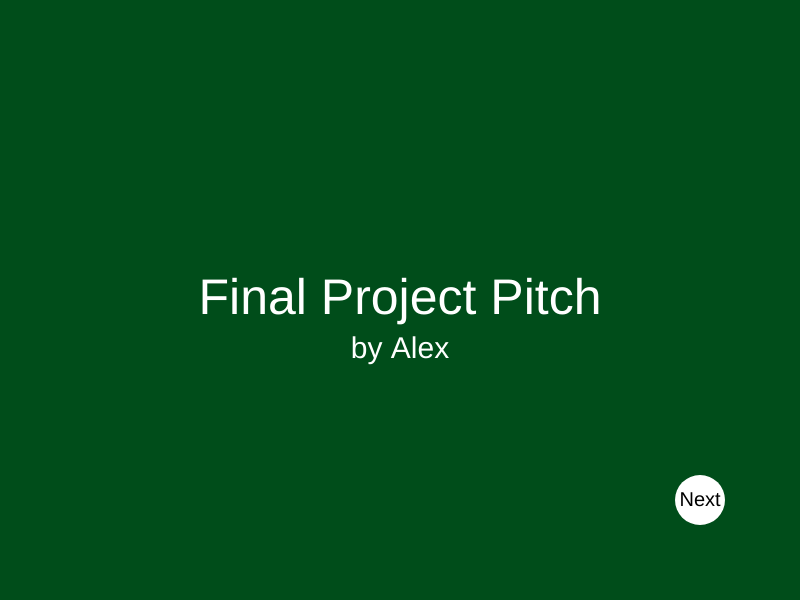
Frame 1 (no input)
Frame 60 (no input): identical to frame 1, image omitted
Frame 120 (the mouse pressed at the canvas centre since frame 60): identical to frame 1, image omitted

The p5.js sketch that drew this single still picture (run headless with seeded random() and noise() and a simulated clock; from frame 60 on, the mouse is pressed at the canvas centre):

// p5.js sketch
// ── sketch.js
/*
    final project presentation
    11.19.2019
    
    sensor
    interaction
    theme
*/

var slideNumber = 0;
var totalSlides = 4;

var nextBtnX = 700;
var nextBtnY = 500;
var nextBtnSize = 50;

var prevBtnX = 100;
var prevBtnY = 500;
var prevBtnW = 100;
var prevBtnH = 50;


function setup() {
    createCanvas(800, 600);
}

function draw() {
    background("#004d1a");
 
    if (slideNumber == 0) {
        // content for slide number 0
        fill(255);
        textSize(50);
        textAlign(CENTER, CENTER);
        text("Final Project Pitch", width/2, height/2);
        
        textSize(30);
        text("by Alex", width/2, height/2 + 50);
        
    } else if (slideNumber == 1) {
        // content for slide number 1
        
        fill(255);
        textSize(50);
        textAlign(CENTER, CENTER);
        text("Materials Needed", width/2, 100);
        
        
        textSize(30);
        text("1 Arduino",400,150);
        text("1 Breadboard",400,200);
        text("1 USB-A to Mini-USB Cable",400,250);
        text("10 Jumper Wires",400,300);
        text("1 LED",400,350);
        text("1 Resistor 220 ohm",400,400);
        text("1 Resistor 10k ohm",400,450);
        text("1 Pushbutton Swith",400,500);
    } else if (slideNumber == 2) {
        
       fill("white");
        textSize(50);
        textAlign(CENTER, CENTER);
        text("MISSION", 400, 100);
        text("Reflex Game", 400, 200);
        textSize(35);
        text("You will be able to press the button", 400 ,250);
        text("and the p5 sketch will determine how", 400, 300);
        text("long it took you to press the button to turn",400, 350);
        text("the led light off.", 400, 400);
    
    
    } else if (slideNumber == 3) {
        
        fill("white");
        textSize(50);
        textAlign(CENTER, CENTER);
        text("IMPACT ON SKETCH", 400, 100);
        
        
        
    
    } else if (slideNumber == 4) {
        
        
         fill("white");
        textSize(50);
        textAlign(CENTER, CENTER);
        text("HOW SENSOR WILL WORK", 400, 100);
         
    }

    /* drawing buttons */
    
    // next btn
    if (slideNumber < totalSlides - 1) {
        fill(255);
        noStroke();
        ellipse(nextBtnX, nextBtnY, nextBtnSize);
        fill(0);
        textSize(20);
        textAlign(CENTER, CENTER);
        text("Next", nextBtnX, nextBtnY);
    }
    
    
    // prev btn
    if (slideNumber > 0) {
       fill(255);
        noStroke();
        rect(prevBtnX, prevBtnY, prevBtnW, prevBtnH);
        fill(0);
        textSize(20);
        textAlign(LEFT, TOP);
        text("Previous", prevBtnX + 10, prevBtnY + 10);  
    }
   
    
}

function mousePressed() {
    
    // next btn
    var d = dist(mouseX, mouseY, nextBtnX, nextBtnY);
    if (d < nextBtnSize/2 && slideNumber < totalSlides - 1) {
        slideNumber++;    
    }
    
    // prev btn
    if (mouseX > prevBtnX &&
       mouseX < prevBtnX + prevBtnW &&
       mouseY > prevBtnY &&
       mouseY < prevBtnY + prevBtnH &&
       slideNumber > 0) {
        slideNumber--;    
    }
}

// ── Presentation.html
<!DOCTYPE html>
<html> <body>
    <head>
	<title>MMP 210 P5 Presntation Pitch</title>
	<link rel="stylesheet" type="text/css" href="style.css">
	<meta charset="utf-8">
</head>
<body id="home">
	<h1>Presentation Pitch</h1>
	<ul>
		<li class="link"><a href="../index.html">Home</a></li>
		
	</ul>
    
    <script src="p5.min.js"></script>
    <script src="sketch.js"></script>
    <script src="p5.serialport.js"></script>
       </body>

</html>
    
    
